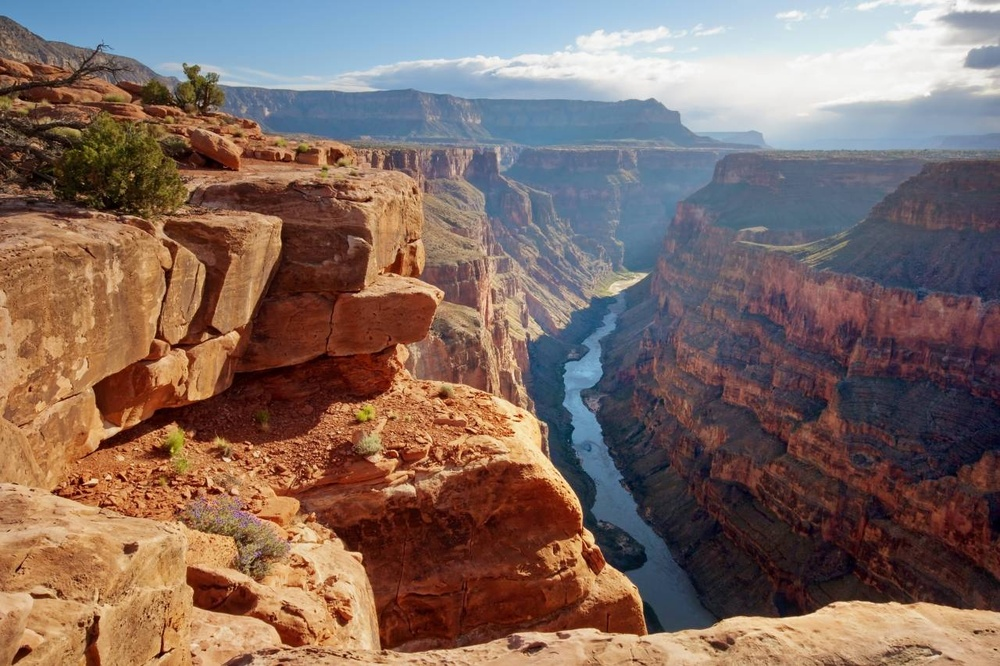
#> input picture image.jpg, 1000 x 666 px, shrunk from 1280 x 853 before the run
$ python filter_main.py ../image.jpg ../image.jpg
#> lines starting #> are read from the running program, lines starting #| are printed output that depends on the picture
### python/filter.py
import numpy as np


class Filter:
    def __init__(self, x_blur, y_blur, x_diff, y_diff):
        self.x_blur = x_blur
        self.y_blur = y_blur
        self.x_diff = x_diff
        self.y_diff = y_diff
        self.image_shift = None
        self.image_shrunk = None
        self.np_image = None

    def apply(self, image):
        self.np_image = np.array(image, dtype=np.int32)
        for _ in range(self.x_blur):
            self.blur_x()
        for _ in range(self.y_blur):
            self.blur_y()
        for _ in range(self.x_diff):
            self.diff_x()
        for _ in range(self.y_diff):
            self.diff_y()
        return self.np_image.tolist()

    def blur_x(self):
        self.shift_right()
        self.blur()
        return self.np_image

    def blur_y(self):
        self.shift_down()
        self.blur()
        return self.np_image

    # [9 lines left out: functions diff_x, diff_y, not called in this run]

    def shift_right(self):
        self.image_shift = self.np_image[:, 1:]
        self.image_shrunk = self.np_image[:, :-1]

    def shift_down(self):
        self.image_shift = self.np_image[1:, :]
        self.image_shrunk = self.np_image[:-1, :]

    def blur(self):
        self.np_image = np.add(self.image_shrunk, self.image_shift)

    def diff(self):
        self.np_image = np.subtract(self.image_shift, self.image_shrunk)

### python/filter_main.py
import sys
import filter
import numpy as np
import cv2


def extract_image(input_filename, output_filename):
#> called with input_filename = '../image.jpg', output_filename = '../image.jpg'
    img = cv2.imread(input_filename, cv2.IMREAD_GRAYSCALE)
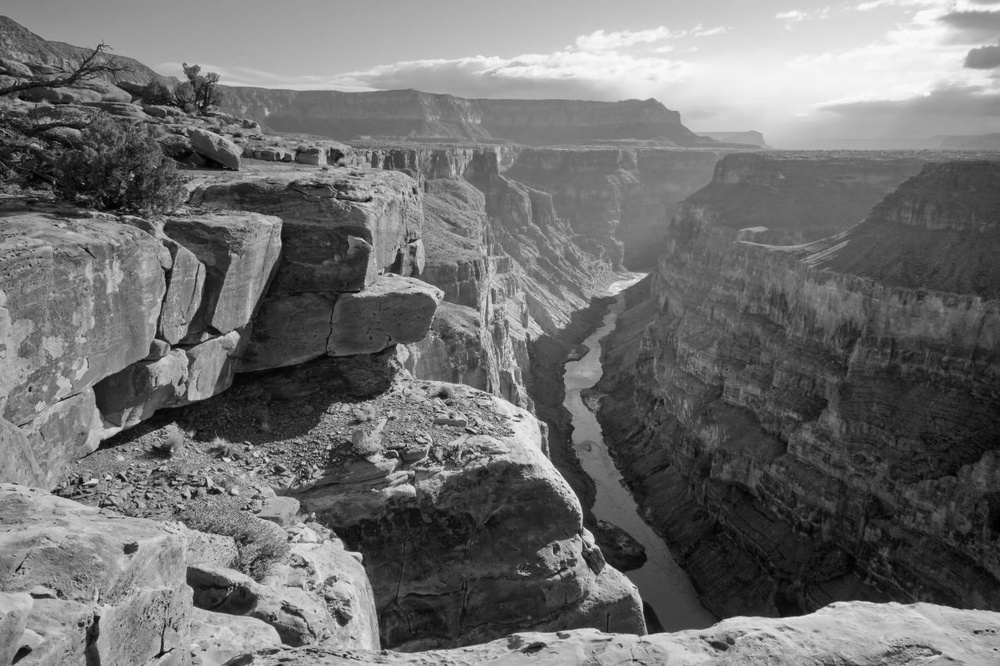
#> img: shape (666, 1000); min 0, max 250, mean 112
    img = np.asarray(img, dtype=int)
    my_filter = filter.Filter(1, 1, 0, 0)
    img = img * 2
    img = my_filter.apply(img)
#> img = 665 items
    my_file = open(output_filename, 'w')
    for x in np.nditer(np.asarray(img)):
        my_file.write(str(x) + '\n')
#> this loop made 664335 passes
#> x on passes 1 to 3: 1032, 1032, 1032
    my_file.close()


if __name__ == "__main__":
    extract_image(sys.argv[1], sys.argv[2])
